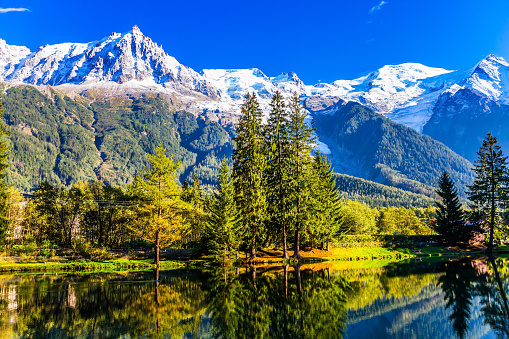
#> input picture Week 01/Student_Assignment_Image_Reading/test_image.jpg, 509 x 339 px
$ jupyter execute Assignment_Image_Reading_SharapovaElizabet.ipynb   (shell and % lines are left out)
#> lines starting #> are read from the running program, lines starting #| are printed output that depends on the picture
# 🎓 Assignment: Reading and Visualizing Images in Python

**Course:** Introduction to Image Processing / Computer Vision
**Level:** Undergraduate / Early Graduate
**Format:** Jupyter Notebook

---

## 📌 Learning Objectives
By the end of this assignment, students will be able to:

- Read images using different Python libraries
- Understand differences between image formats and data types
- Convert between color spaces
- Visualize and process images using NumPy-based tools

---

## 📝 Instructions

- Complete all **TODO** sections.
- Run each cell after writing your code.
- Add short comments explaining *what your code does*.
- Submit the completed notebook (`.ipynb`).

## 📦 Package Installation

**Run this cell FIRST** to install all required packages.

[cell 1]
# Install required packages
# Run this cell once before starting the assignment

## 🔹 Part 1: Using PIL (Pillow)

PIL loads images as **PIL Image objects**, not NumPy arrays.

[cell 2]
# TODO 1:
# 1. Open the image "images/test_image.jpg" using PIL
# 2. Print the image type, size, and mode
# 3. Display the image

from PIL import Image

# Open the image using PIL
img_pil = Image.open("test_image.jpg")
#> img_pil is the input picture: PIL image 509x339 RGB; mean R, G, B 80.8, 109.5, 116.9

# Print image information
print(f"Image type: {type(img_pil)}")
#| Image type: <class 'PIL.JpegImagePlugin.JpegImageFile'>
print(f"Image size: {img_pil.size}")  # (width, height)
#| Image size: (509, 339)
print(f"Image mode: {img_pil.mode}")  # RGB, L, RGBA, etc.
#| Image mode: RGB

# Display the image
display(img_pil)

### ✨ Task 1.1: PIL → NumPy Conversion

[cell 3]
# TODO 2:
# Convert the PIL image to a NumPy array
# Print the array shape and data type

import numpy as np

# Convert PIL image to NumPy array
img_array = np.array(img_pil)

# Print array properties
print(f"Array shape: {img_array.shape}")  # (height, width, channels)
#| Array shape: (339, 509, 3)
print(f"Data type: {img_array.dtype}")    # typically uint8 (0-255)
#| Data type: uint8
print(f"Min value: {img_array.min()}, Max value: {img_array.max()}")
#| Min value: 0, Max value: 255

## 🔹 Part 2: Matplotlib Image Reading

Matplotlib reads images directly as NumPy arrays.

[cell 4]
# TODO 3:
# 1. Read the image using matplotlib.image.imread
# 2. Print its shape
# 3. Display it using plt.imshow

import matplotlib.image as mpimg
import matplotlib.pyplot as plt

# Read the image - returns NumPy array directly
img_mpl = mpimg.imread("test_image.jpg")

# Print shape (height, width, channels)
print(f"Image shape: {img_mpl.shape}")
#| Image shape: (339, 509, 3)
print(f"Data type: {img_mpl.dtype}")
#| Data type: uint8

# Display the image
plt.figure(figsize=(8, 6))
plt.imshow(img_mpl)
plt.title("Image loaded with Matplotlib")
plt.axis('off')  # Hide axes
plt.show()

### ❓ Concept Question
**Q:** Why does Matplotlib treat images as NumPy arrays?
Write your answer below.

**Answer:**

Matplotlib treats images as NumPy arrays because:

1. **Efficient numerical operations**: NumPy arrays allow fast mathematical operations on image pixels (e.g., filtering, transformations).
2. **Integration with scientific Python**: Matplotlib is designed for scientific visualization and works seamlessly with NumPy's n-dimensional array structure.
3. **Direct pixel manipulation**: Arrays provide direct access to pixel values for analysis and processing.
4. **Memory efficiency**: NumPy arrays are stored in contiguous memory blocks, making them faster than Python lists.
5. **Standardization**: Most scientific Python libraries (SciPy, scikit-image, etc.) use NumPy arrays as the standard data structure.

## 🔹 Part 3: scikit-image

scikit-image works with well-defined data ranges.

[cell 5]
# TODO 4:
# 1. Read the image using skimage.io.imread
# 2. Convert it to float using img_as_float
# 3. Print min and max pixel values
# 4. Display the image

from skimage import io, img_as_float
import matplotlib.pyplot as plt

# Read the image using scikit-image
img_ski = io.imread("test_image.jpg")
print(f"Original dtype: {img_ski.dtype}")
#| Original dtype: uint8

# Convert to float (0.0 to 1.0 range)
img_float = img_as_float(img_ski)

# Print min and max values
print(f"Float dtype: {img_float.dtype}")
#| Float dtype: float64
print(f"Min pixel value: {img_float.min():.4f}")
#| Min pixel value: 0.0000
print(f"Max pixel value: {img_float.max():.4f}")
#| Max pixel value: 1.0000

# Display the image
plt.figure(figsize=(8, 6))
plt.imshow(img_float)
plt.title("Image loaded with scikit-image (float)")
plt.axis('off')
plt.colorbar(label='Pixel Intensity (0-1)')
plt.show()
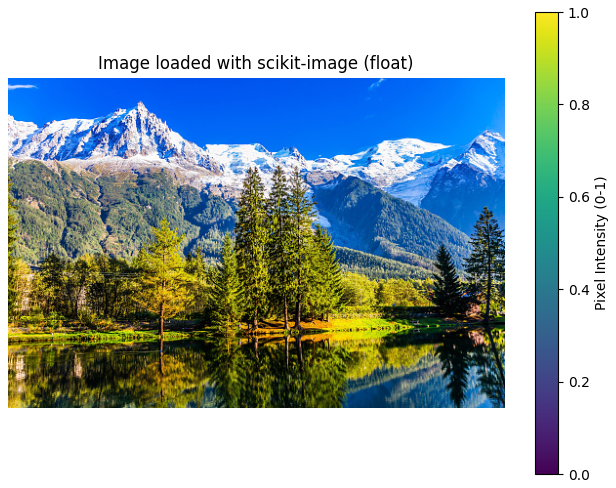
#> figure drawn by matplotlib, 2 panels

### ✨ Task 3.1: Data Type Exploration

**Q:** Why is using `astype(float)` discouraged compared to `img_as_float`?
Explain briefly.

**Answer:**

Using `astype(float)` is discouraged compared to `img_as_float` because:

1. **No rescaling**: `astype(float)` simply changes the data type without rescaling values. For example, uint8 values (0-255) become float values (0.0-255.0), not the normalized range (0.0-1.0).

2. **Loss of standardization**: `img_as_float` properly normalizes the image to the [0, 1] range, which is the standard in scikit-image and many image processing algorithms.

3. **Algorithm compatibility**: Many image processing functions expect images in the [0, 1] range. Using `astype(float)` without rescaling can cause unexpected results or errors.

Example:
```python
img = np.array([[255, 128]], dtype=np.uint8)
img.astype(float)       # Returns [[255.0, 128.0]] - WRONG range!
img_as_float(img)       # Returns [[1.0, 0.502]] - CORRECT range!
```

## 🔹 Part 4: OpenCV

⚠️ OpenCV loads color images in **BGR** format.

[cell 6]
# TODO 5:
# 1. Read the image in grayscale and color using OpenCV
# 2. Convert the color image from BGR to RGB
# 3. Display the RGB image using matplotlib

import cv2
import matplotlib.pyplot as plt

# Read image in grayscale
img_gray = cv2.imread("test_image.jpg", cv2.IMREAD_GRAYSCALE)
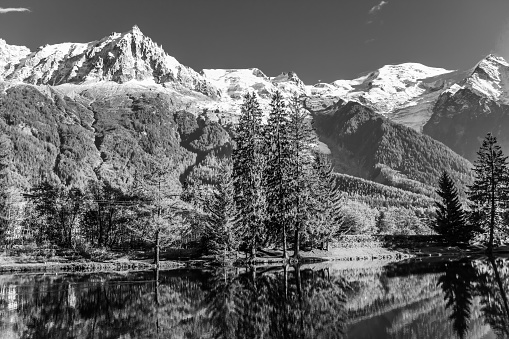
#> img_gray: shape (339, 509); min 0, max 255, mean 101.7
print(f"Grayscale shape: {img_gray.shape}")
#| Grayscale shape: (339, 509)

# Read image in color (BGR format by default)
img_bgr = cv2.imread("test_image.jpg", cv2.IMREAD_COLOR)
print(f"BGR shape: {img_bgr.shape}")
#| BGR shape: (339, 509, 3)

# Convert BGR to RGB for correct display in matplotlib
img_rgb = cv2.cvtColor(img_bgr, cv2.COLOR_BGR2RGB)

# Display both images
fig, axes = plt.subplots(1, 2, figsize=(12, 5))

# Display grayscale
axes[0].imshow(img_gray, cmap='gray')
axes[0].set_title('Grayscale Image')
axes[0].axis('off')

# Display RGB (converted from BGR)
axes[1].imshow(img_rgb)
axes[1].set_title('RGB Image (converted from BGR)')
axes[1].axis('off')

plt.tight_layout()
plt.show()
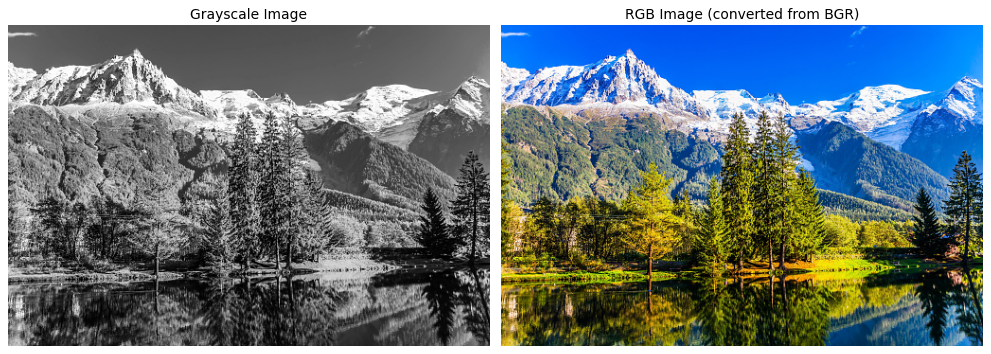
#> figure drawn by matplotlib, 2 panels

### ✨ Task 4.1: Image Processing

Apply **Canny edge detection** on the grayscale image and display the result.

[cell 7]
# TODO 6:
# Perform edge detection using cv2.Canny

# Apply Canny edge detection
# Parameters: image, lower_threshold, upper_threshold
edges = cv2.Canny(img_gray, threshold1=100, threshold2=200)
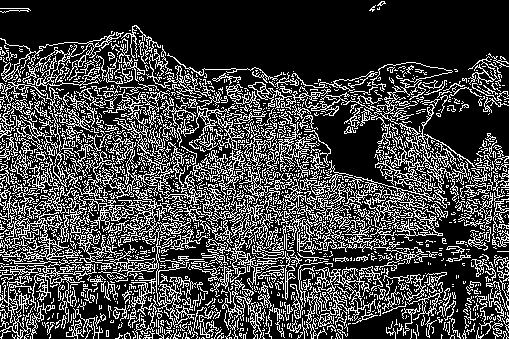
#> edges: shape (339, 509); 26.2% white in thin lines or dots

# Display original and edges side by side
fig, axes = plt.subplots(1, 2, figsize=(12, 5))

# Original grayscale
axes[0].imshow(img_gray, cmap='gray')
axes[0].set_title('Original Grayscale')
axes[0].axis('off')

# Edge detected image
axes[1].imshow(edges, cmap='gray')
axes[1].set_title('Canny Edge Detection')
axes[1].axis('off')

plt.tight_layout()
plt.show()

# Print edge statistics
edge_pixels = np.count_nonzero(edges)
#> edge_pixels = 45141
total_pixels = edges.size
#> total_pixels = 172551
print(f"Edge pixels: {edge_pixels} ({100*edge_pixels/total_pixels:.2f}% of total)")
#| Edge pixels: 45141 (26.16% of total)
